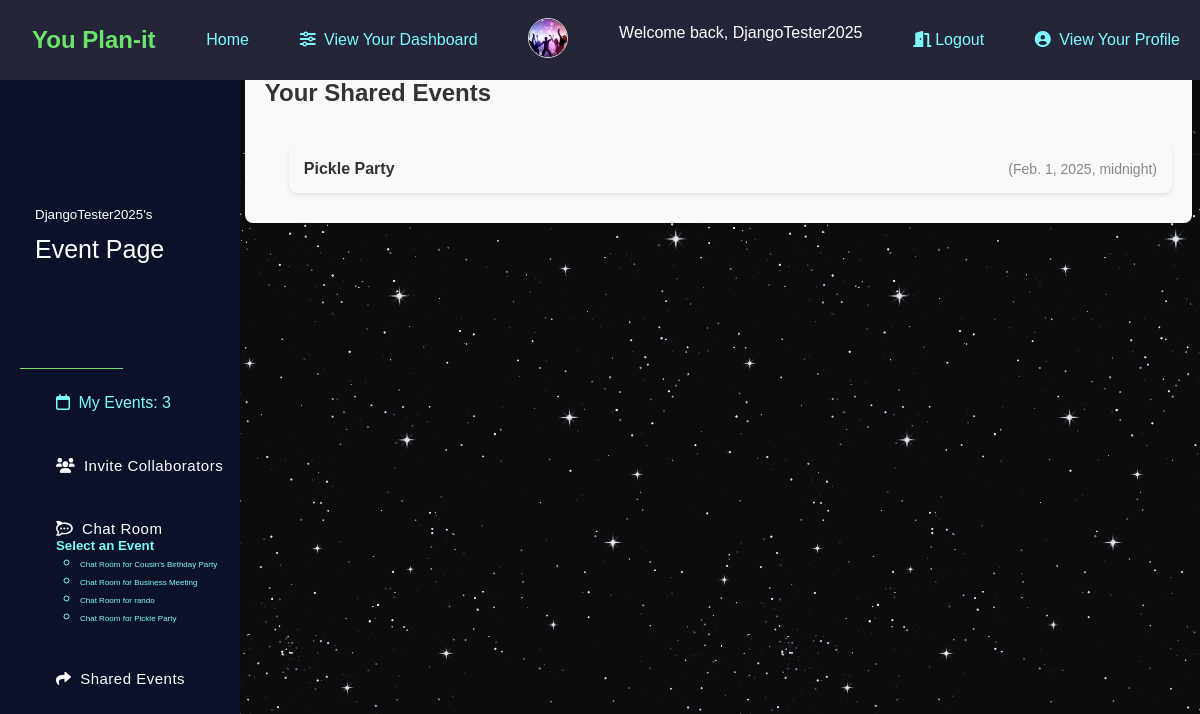
Page /dashboard/DjangoTester2025/shared/ (signed in) on the committed database.
### app/models.py (models this page shows, shortened)
class Profile(models.Model):
    user = models.OneToOneField(User, on_delete=models.CASCADE)
    image = models.ImageField(default='default.jpg', upload_to='profile_pics')
    bio = models.CharField(max_length=200, blank=True, null=True)

class Events(models.Model):
    name = models.CharField(max_length=200)
    description = models.CharField(max_length=500)
    event_image = models.ImageField(upload_to='event_images', blank=True, null=True)
    user = models.ForeignKey(User, on_delete=models.CASCADE, related_name='events')
    members = models.ManyToManyField(User, related_name='invitedusers')
    invitepending = models.ManyToManyField(User, related_name='pending')
    start_datetime = models.DateTimeField()
    end_datetime = models.DateTimeField()
    event_location = models.CharField(max_length=300, blank=True, null=True)
    address = models.CharField(max_length=500, blank=True, null=True)

### app/views.py (the view)
# urls.py: path("dashboard/<str:username>/shared/", views.SharedEventPage, name="shared_events"),
def SharedEventPage(request, username):
    if request.user.is_authenticated:
        profile = Profile.objects.get(user=request.user)
        shared_events = Events.objects.filter(members=request.user).exclude(user=request.user)
        context = {
            'myevents': Events.objects.filter(user=request.user),
            'events': Events.objects.filter(members=request.user).exclude(user=request.user),
            'user': request.user,
            'profile': profile,
            'shared_events': shared_events
        }
    return render(request, 'eventform2.html', context)

### app/templates/eventform2.html
{% extends 'userdashboard.html' %}
{% block info %}
<div class="shared-events-container">
  <h3>Your Shared Events</h3><br>
  <div class="events-list">
    {% if events.count != 0 %}
      <ul>
        {% for e in events %}
          <li class="event-item">
            <a href="{% url 'event_detail' username=e.user.username ename=e.name %}" class="event-link">
              <strong>{{ e.name }}</strong>
              <span class="event-time">({{ e.start_datetime }})</span>
            </a>
          </li>
        {% endfor %}
      </ul>
    {% else %}
      <p>No events have been shared with you.</p>
    {% endif %}
  </div>
</div>
{% endblock %}

### app/templates/userdashboard.html (shortened to what this page needs)
{% extends 'base.html' %}
{% block content %}
<html class="user-dashboard">
    {% block sidebar %}
    <main class="main-wrap">
        <header class="main-head">
            <div class="main-nav">
                <nav class="navbar">
                    <div class="navbar-nav">
                        <div class="title">
                            <h3>
                                <span class="title-text"><span class="dashboard-username">{{ user.username }}'s</span><br>Event Page</span>
                            </h3>
                        </div>
                        <ul class="nav-list">
                            <li class="nav-list-item">
                                <a href="{% url 'event_page' username=user.username %}">
                                    <i class="fa-regular fa-calendar"></i>
                                    <span class="link-text">My Events: {{ myevents.count }}</span>
                                </a>
                            </li>
                            <li class="nav-list-item">
                                <a href="{% url 'invites' username=user.username %}" class="nav-link">
                                    <i class="fa-solid fa-users"></i>
                                    <span class="link-text">Invite Collaborators</span>
                                </a>
                            </li>
                            <li class="nav-list-item">
                                <a href="#" class="nav-link" data-toggle="dropdown">
                                    <i class="fa-brands fa-rocketchat"></i>
                                    <span class="link-text">Chat Room</span>
                                </a>
                                <div class="dropdown-menu">
                                    {% if myevents or shared_events %}
                                        <h5>Select an Event</h5>
                                        <ul>
                                            {% for event in myevents %}
                                                <li>
                                                    <a href="{% url 'chats' username=user.username event_id=event.id %}" class="event-chat-room-text">
                                                        Chat Room for {{ event.name }}
                                                    </a>
                                                </li>
                                            {% endfor %}
                                            {% for event in shared_events %}
                                                <li>
                                                    <a href="{% url 'chats' username=user.username event_id=event.id %}" class="event-chat-room-text">
                                                        Chat Room for {{ event.name }}
                                                    </a>
                                                </li>
                                            {% endfor %}
                                        </ul>
                                    {% else %}
                                        <p class="no-current-events">You have no events to chat about.</p>
                                    {% endif %}
                                </div>
                            </li>
                            <li class="nav-list-item">
                                <a href="{% url 'shared_events' username=user.username %}" class="nav-link">
                                    <i class="fa-solid fa-share"></i>
                                    <span class="link-text">Shared Events</span>
                                </a>
                            </li>
                        </ul>
                    </div>
                </nav>
            </div>
        </header>
    </main>
    {% endblock %}
    <section class="showcase">
        {% block info %}{% endblock %}
    </section>
{% endblock %}

### app/templates/base.html (shortened to what this page needs)
<!DOCTYPE html>
{% load static %}
<html lang="en">
  <head>
    <link rel="stylesheet" href="{% static "styling.css" %}"/>
    <link
      href="https://cdnjs.cloudflare.com/ajax/libs/font-awesome/6.0.0-beta3/css/all.min.css"
      rel="stylesheet"
    />
  </head>
  <body>
    <nav style="z-index:99;">
        <h1 class="color-header">&ensp;You Plan-it</h1>
      <a href="{% url 'home' %}">Home</a>
      {% if request.user.is_authenticated %}
      <span>
        <a href="{% url 'user_dashboard' username=request.user.username %}">
          <i class="fa-solid fa-sliders"></i> View Your Dashboard
        </a>
      </span>
      <div class="profile-image-container">
        <img src="{% if profile.image %}{{ profile.image.url }}{% else %}/media/profile_pics/default.jpg{% endif %}"
             alt="?"
             class="profile-image-base">
      </div>
      <p class="welcome-message">Welcome back, {{request.user.username}}</p>
      <a href="{% url 'logout' %}"><i class="fa-solid fa-door-open"></i>Logout</a>
      <span>
        <a href="{% url 'profile' username=request.user.username %}">
          <i class="fa-solid fa-user-circle"></i> View Your Profile
        </a>
      </span>
    {% else %}
      <p class="welcome-message" style="color: white; text-decoration: none;">You are not logged in</p>
      <span><a href="{% url 'login' %}"><i class="fa-solid fa-door-open"></i>Sign In</a></span>
    {% endif %}
    </nav>
    <div class="container-style" style="margin: 1vh;">
      {% block content %}{% endblock %}
    </div>
  </body>
</html>

### app/static/styling.css (style rules this page uses)
* { box-sizing: border-box; margin: 0; padding: 0; }
i { margin-right: 4px; }
nav { font-family: 'Lucida Sans', 'Lucida Sans Regular', 'Lucida Grande', 'Lucida Sans Unicode', Geneva, Verdana, sans-serif; background-color: rgb(37, 37, 57); position: fixed; display: flex; width: 100%; right: 0%; top: 0%; height: 10%; padding-top: 1em; color: #7cfcfc; display: flex; justify-content: space-between; align-items: center; padding: 0 20px; }
a { text-decoration: none; color: #7cfcfc; }
ul { font-family: 'Lucida Sans', 'Lucida Sans Regular', 'Lucida Grande', 'Lucida Sans Unicode', Geneva, Verdana, sans-serif; margin-left: 1vh; }
li { font-family: 'Lucida Sans', 'Lucida Sans Regular', 'Lucida Grande', 'Lucida Sans Unicode', Geneva, Verdana, sans-serif; margin-left: 2vh; }
.color-header { color:#6ce46c; }
.profile-image-base { width: 40px; height: 40px; border-radius: 50%; object-fit: cover; border: 1px solid #ddd; }
.event-item { margin-bottom: 15px; border-bottom: 1px solid rgb(37, 37, 57); padding-bottom: 15px; list-style-type: none; }
.event-item:last-child { border-bottom: none; }
.event-link { color: #6ce46c; text-decoration: none; }
.profile-image-container { text-align: center; }
.user-dashboard { background: url('images/starbackground.png'); }
.welcome-message { color: white; }
a { text-decoration: none; font-family: 'Lucida Sans', 'Lucida Sans Regular', 'Lucida Grande', 'Lucida Sans Unicode', Geneva, Verdana, sans-serif; }
h3, p { font-family: 'Lucida Sans', 'Lucida Sans Regular', 'Lucida Grande', 'Lucida Sans Unicode', Geneva, Verdana, sans-serif; }
header { background-color: red; margin-left: -1vh; }
.navbar-nav { margin-top: 80vh; }
.nav-list { padding-top: 20vh; }
.main-wrap { width: 30%; display: flex; position: fixed; bottom: 100%; }
.main-wrap .main-head { width: 25%; min-height: 10vh; height: 100vh; background: #0a1128; overflow: hidden; transition: .3s ease-in-out; position: absolute; }
.main-wrap .main-head .main-nav { width: 100%; }
.main-wrap .main-head .main-nav .navbar { width: 100%; }
.main-wrap .main-head .main-nav .navbar .navbar-nav .title { padding-top: 25vh; border-bottom: 1px solid #6ce46c; padding-bottom: 15vh; margin-right:10vw; }
.main-wrap .main-head .main-nav .navbar .navbar-nav .title h3 { font-size: 25px; font-weight: 500; line-height: 35px; color: #fff; }
.main-wrap .main-head .main-nav .navbar .navbar-nav .title h3 .title-text { position: absolute; left: 35px; opacity: 1; transition: .2s ease; }
.main-wrap .main-head .main-nav .navbar .navbar-nav .nav-list { margin: 0; padding: 10px 10px; }
.main-wrap .main-head .main-nav .navbar .navbar-nav .nav-list .nav-list-item { padding: 15px 10px; list-style: none; border-radius: 5px; margin-bottom: 15px; cursor: pointer; transition: .2s ease-in-out; }
.main-wrap .main-head .main-nav .navbar .navbar-nav .nav-list .nav-list-item .nav-link { display: inline-block; font-size: 15px; font-weight: 500; letter-spacing: .5px; color: #fff; }
.main-wrap { width: 80%; }
.showcase { margin-left: 20%; margin-top: 5%; font-family: 'Lucida Sans', 'Lucida Sans Regular', 'Lucida Grande', 'Lucida Sans Unicode', Geneva, Verdana, sans-serif; }
.dashboard-username { font-size: 10pt; }
h3 { font-size: 24px; color: #333; margin-bottom: 10px; }
p { font-size: 16px; color: #666; margin-bottom: 15px; }
.event-item { background-color: #f9f9f9; margin-bottom: 15px; border-radius: 8px; padding: 15px; box-shadow: 0 2px 4px rgba(0, 0, 0, 0.1); transition: transform 0.3s, box-shadow 0.3s; }
.event-link { color: #333; text-decoration: none; display: flex; justify-content: space-between; align-items: center; }
.shared-events-container { background-color: #f8f9fa; padding: 20px; border-radius: 8px; box-shadow: 0 2px 4px rgba(0, 0, 0, 0.1); }
h3 { font-size: 24px; font-weight: 600; color: #333; margin-bottom: 20px; }
.events-list { list-style-type: none; padding: 0; }
.event-item { margin-bottom: 10px; }
.event-link { text-decoration: none; color: #333; font-size: 18px; }
.event-time { font-size: 14px; color: #888; }
.event-link strong { font-size: 16px; }
p { font-size: 16px; color: #888; }
.event-chat-room-text { font-size: 6pt; }

### rows in the picture
Profile: image (picture)
Events: name "Cousin's Birthday Party"
Events: name "Business Meeting"
Events: name "rando"
Events: name "Pickle Party", start_datetime "Feb. 1, 2025, midnight"

### other values in the picture
{{ request.user.username }} "DjangoTester2025"
{{ user.username }} "DjangoTester2025"
{{ myevents.count }} "3"
